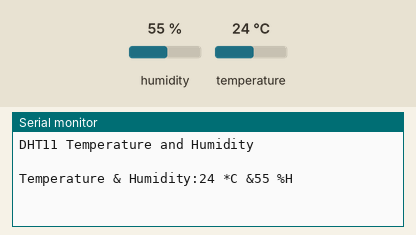
Simulated run of this sketch. Board: Arduino Uno, built with avr-gcc and run on an emulated ATmega328P. Shown: the last lines printed to the serial monitor. Inputs (shaded band) come from the test bench; at power-on: humidity 55 %, temperature 24 °C.

Above: at 2.7 s.
2.8 s: humidity set to 22 %
At 4.2 s:
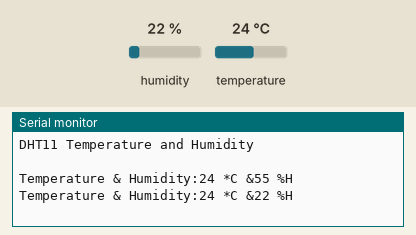
5.5 s: temperature set to 12 °C
At 6.6 s:
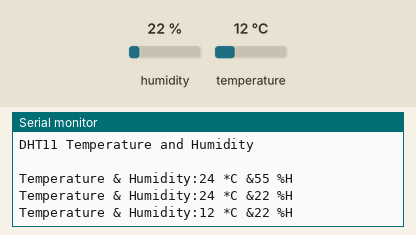
8.2 s: humidity set to 40 %
At 10.2 s:
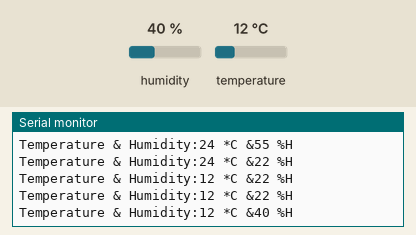
Timing chart, 0 to 11.7 s (numbered marks = the images above; inputs shaded):
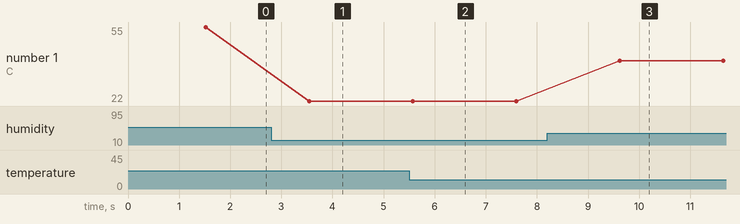

Measured:
- after the input at 2.8 s, the serial monitor: prints a new line after 0.75 s (image 1)
- after the input at 5.5 s, the serial monitor: prints a new line after 0.07 s (image 2)
- after the input at 8.2 s, the serial monitor: prints a new line after 1.4 s (image 3)
- plotted number 1: 55 → 22 after the input at 2.8 s, 22 → 40 after the input at 8.2 s

The sketch:

DHT11Eg.ino
```cpp
#include <SimpleDHT.h>
int pinDHT11=A0;
SimpleDHT11  dht11(pinDHT11);

void setup() {
Serial.begin(9600);
delay(500);
Serial.print("DHT11 Temperature and Humidity \n \n");

delay(1000);

}

void loop() {
  byte temperature =0;
  byte humidity= 0;
  dht11.read(pinDHT11, &temperature, &humidity, NULL);
  Serial.println();
  Serial.print("Temperature & Humidity:");
  Serial.print((int)temperature);
  Serial.print(" *C &");
  Serial.print((int)humidity);
  Serial.print(" %H \n\n");
  delay(2000);


}
```
